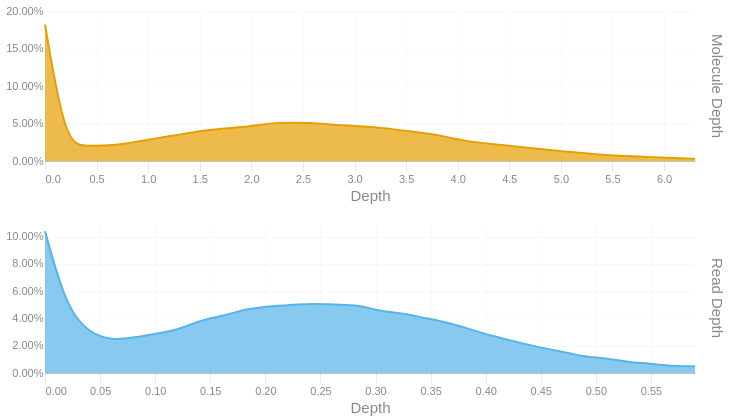

Notebook source saved alongside this figure:
### Code cell
readdep = depth_hist(tb['Read Depth'], q99, 3)
readdep = readdep.with_columns(pl.lit('Read Depth').alias('Metric'))
if not SKIPLR:
    moldep = depth_hist(tb['Molecule Depth'], mol_q99, 1)
    moldep = moldep.with_columns(pl.lit('Molecule Depth').alias('Metric'))
    _hist = pl.concat([readdep, moldep])
    _hist = _hist.filter(pl.col('Proportion') != 0)
    with SafeRender(_hist):
        (
            alt.Chart(_hist)        
            .mark_area(interpolate = "basis")
            .encode(
                x=alt.X('Bin:Q').scale(domainMin=0).axis(alt.Axis(title='Depth')),
                y = alt.Y('Proportion:Q', title = None).axis(format = '.2%'),
                color = alt.Color('Metric:N').legend(None),
                row = alt.Row("Metric:N").header(title = None, labelOrient = 'right'),
                tooltip = [
                    alt.Tooltip("Metric:N", title = "Metric"),
                    alt.Tooltip('Interval:N', title = "Depth Interval"),
                    alt.Tooltip('Proportion:Q', title = "% Alignments").format('.2%')
                ]
            )
            .resolve_scale(x='independent', y='independent')
            .properties(
                height = 150, width = 650,
                usermeta={'embedOptions': {'downloadFileName': f'{samplename}.depth.hist'}}
            )
        ).display()
else:
    readdep = readdep.filter(pl.col('Proportion') != 0)
    with SafeRender(readdep):
        (
            alt.Chart(readdep)        
            .mark_area(interpolate = "basis")
            .encode(
                x=alt.X('Bin:Q').scale(domainMin=0).axis(alt.Axis(title='Depth')),
                y = alt.Y('Proportion:Q', title = None).axis(format = '.2%'),
                tooltip = [
                    alt.Tooltip('Interval:N', title = "Depth Interval"),
                    alt.Tooltip('Proportion:Q', title = "% Alignments").format('.2%')
                ]
            )
            .properties(
                usermeta={'embedOptions': {'downloadFileName': f'{samplename}.depth.hist'}}
            )
        ).display()

### Figure 1 — Vega-Lite specification as saved in the notebook (floating-point values rounded to 4 significant figures)
{"width": 650, "height": 150, "config": {"title": {"anchor": "start", "dy": -15, "fontSize": 18, "color": "#888888", "subtitleColor": "#888888", "subtitleFontSize": 14}, "arc": {"fill": "#0072B2"}, "axis": {"domainColor": "#888888", "domainWidth": 0.5, "gridWidth": 0.2, "grid": false, "titleFontWeight": 400, "titleFontSize": 15, "labelFontSize": 11, "labelColor": "#888888", "tickColor": "#888888", "tickWidth": 0.2, "titleColor": "#888888"}, "axisBand": {"grid": false}, "axisX": {"grid": true, "tickSize": 10, "domainCap": "round"}, "axisY": {"domain": false, "grid": true, "tickSize": 0, "domainCap": "round"}, "background": "transparent", "header": {"labelFontSize": 15, "labelColor": "#888888", "titleFontSize": 15, "titleFontWeight": 600, "titleColor": "#888888"}, "legend": {"labelFont": "sans-serif", "labelFontSize": 12, "labelColor": "#888888", "symbolSize": 100, "symbolType": "circle", "titleFontSize": 12, "titlePadding": 10, "titleColor": "#888888", "title": null}, "range": {"category": ["#E69F00", "#56B4E9", "#009E73", "#F0E442", "#0072B2", "#D55E00", "#CC79A7", "#000000"], "diverging": ["#cfe8f3", "#a2d4ec", "#73bfe2", "#46abdb", "#1696d2", "#12719e"]}, "area": {"fill": "#0072B2", "fillOpacity": 0.7, "line": true, "strokeOpacity": 0.7}, "line": {"color": "#0072B2", "stroke": "#0072B2", "strokeWidth": 2}, "trail": {"color": "#0072B2", "stroke": "#0072B2", "strokeWidth": 0, "size": 1}, "point": {"filled": true, "fillOpacity": 1.0, "size": 95}, "text": {"color": "#888888", "fontSize": 11, "align": "right", "fontWeight": 400, "size": 11}, "bar": {"fill": "#0072B2", "stroke": null}, "view": {"stroke": null, "continuousWidth": 660, "continuousHeight": 400}}, "data": {"name": "data-1299f8339566e75fa35de436065c0297"}, "mark": {"type": "area", "interpolate": "basis"}, "encoding": {"color": {"field": "Metric", "legend": null, "type": "nominal"}, "row": {"field": "Metric", "header": {"title": null, "labelOrient": "right"}, "type": "nominal"}, "tooltip": [{"field": "Metric", "title": "Metric", "type": "nominal"}, {"field": "Interval", "title": "Depth Interval", "type": "nominal"}, {"field": "Proportion", "format": ".2%", "title": "% Alignments", "type": "quantitative"}], "x": {"axis": {"title": "Depth"}, "field": "Bin", "scale": {"domainMin": 0}, "type": "quantitative"}, "y": {"axis": {"format": ".2%"}, "field": "Proportion", "title": null, "type": "quantitative"}}, "resolve": {"scale": {"x": "independent", "y": "independent"}}, "usermeta": {"embedOptions": {"downloadFileName": "TF26LRJL0069_50B_L_10484332_23Y22YLT4_L7.depth.hist"}}, "$schema": "https://vega.github.io/schema/vega-lite/v6.4.1.json", "datasets": {"data-1299f8339566e75fa35de436065c0297": [{"Bin": 0.0, "Interval": "0.0-0.02", "Proportion": 0.104, "Metric": "Read Depth"}, {"Bin": 0.02, "Interval": "0.02-0.041", "Proportion": 0.046, "Metric": "Read Depth"}, {"Bin": 0.041, "Interval": "0.041-0.061", "Proportion": 0.029, "Metric": "Read Depth"}, {"Bin": 0.061, "Interval": "0.061-0.081", "Proportion": 0.024, "Metric": "Read Depth"}, {"Bin": 0.081, "Interval": "0.081-0.102", "Proportion": 0.026, "Metric": "Read Depth"}, {"Bin": 0.102, "Interval": "0.102-0.122", "Proportion": 0.029, "Metric": "Read Depth"}, {"Bin": 0.122, "Interval": "0.122-0.142", "Proportion": 0.032, "Metric": "Read Depth"}, {"Bin": 0.142, "Interval": "0.142-0.163", "Proportion": 0.039, "Metric": "Read Depth"}, {"Bin": 0.163, "Interval": "0.163-0.183", "Proportion": 0.042, "Metric": "Read Depth"}, {"Bin": 0.183, "Interval": "0.183-0.203", "Proportion": 0.047, "Metric": "Read Depth"}, {"Bin": 0.203, "Interval": "0.203-0.224", "Proportion": 0.049, "Metric": "Read Depth"}, {"Bin": 0.224, "Interval": "0.224-0.244", "Proportion": 0.05, "Metric": "Read Depth"}, {"Bin": 0.244, "Interval": "0.244-0.264", "Proportion": 0.051, "Metric": "Read Depth"}, {"Bin": 0.264, "Interval": "0.264-0.285", "Proportion": 0.05, "Metric": "Read Depth"}, {"Bin": 0.285, "Interval": "0.285-0.305", "Proportion": 0.05, "Metric": "Read Depth"}, {"Bin": 0.305, "Interval": "0.305-0.325", "Proportion": 0.045, "Metric": "Read Depth"}, {"Bin": 0.325, "Interval": "0.325-0.346", "Proportion": 0.044, "Metric": "Read Depth"}, {"Bin": 0.346, "Interval": "0.346-0.366", "Proportion": 0.04, "Metric": "Read Depth"}, {"Bin": 0.366, "Interval": "0.366-0.386", "Proportion": 0.037, "Metric": "Read Depth"}, {"Bin": 0.386, "Interval": "0.386-0.407", "Proportion": 0.032, "Metric": "Read Depth"}, {"Bin": 0.407, "Interval": "0.407-0.427", "Proportion": 0.027, "Metric": "Read Depth"}, {"Bin": 0.427, "Interval": "0.427-0.447", "Proportion": 0.023, "Metric": "Read Depth"}, {"Bin": 0.447, "Interval": "0.447-0.468", "Proportion": 0.019, "Metric": "Read Depth"}, {"Bin": 0.468, "Interval": "0.468-0.488", "Proportion": 0.016, "Metric": "Read Depth"}, {"Bin": 0.488, "Interval": "0.488-0.508", "Proportion": 0.012, "Metric": "Read Depth"}, {"Bin": 0.508, "Interval": "0.508-0.529", "Proportion": 0.011, "Metric": "Read Depth"}, {"Bin": 0.529, "Interval": "0.529-0.549", "Proportion": 0.008, "Metric": "Read Depth"}, {"Bin": 0.549, "Interval": "0.549-0.569", "Proportion": 0.007, "Metric": "Read Depth"}, {"Bin": 0.569, "Interval": "0.569-0.59", "Proportion": 0.005, "Metric": "Read Depth"}, {"Bin": 0.59, "Interval": "0.59-0.61", "Proportion": 0.005, "Metric": "Read Depth"}, {"Bin": 0.0, "Interval": "0.0-0.2", "Proportion": 0.182, "Metric": "Molecule Depth"}, {"Bin": 0.2, "Interval": "0.2-0.4", "Proportion": 0.021, "Metric": "Molecule Depth"}, {"Bin": 0.4, "Interval": "0.4-0.7", "Proportion": 0.02, "Metric": "Molecule Depth"}, {"Bin": 0.7, "Interval": "0.7-0.9", "Proportion": 0.021, "Metric": "Molecule Depth"}, {"Bin": 0.9, "Interval": "0.9-1.1", "Proportion": 0.026, "Metric": "Molecule Depth"}, {"Bin": 1.1, "Interval": "1.1-1.3", "Proportion": 0.031, "Metric": "Molecule Depth"}, {"Bin": 1.3, "Interval": "1.3-1.5", "Proportion": 0.035, "Metric": "Molecule Depth"}, {"Bin": 1.5, "Interval": "1.5-1.7", "Proportion": 0.04, "Metric": "Molecule Depth"}, {"Bin": 1.7, "Interval": "1.7-2.0", "Proportion": 0.043, "Metric": "Molecule Depth"}, {"Bin": 2.0, "Interval": "2.0-2.2", "Proportion": 0.046, "Metric": "Molecule Depth"}, {"Bin": 2.2, "Interval": "2.2-2.4", "Proportion": 0.051, "Metric": "Molecule Depth"}, {"Bin": 2.4, "Interval": "2.4-2.6", "Proportion": 0.051, "Metric": "Molecule Depth"}, {"Bin": 2.6, "Interval": "2.6-2.8", "Proportion": 0.051, "Metric": "Molecule Depth"}, {"Bin": 2.8, "Interval": "2.8-3.0", "Proportion": 0.048, "Metric": "Molecule Depth"}, {"Bin": 3.0, "Interval": "3.0-3.3", "Proportion": 0.047, "Metric": "Molecule Depth"}, {"Bin": 3.3, "Interval": "3.3-3.5", "Proportion": 0.044, "Metric": "Molecule Depth"}, {"Bin": 3.5, "Interval": "3.5-3.7", "Proportion": 0.04, "Metric": "Molecule Depth"}, {"Bin": 3.7, "Interval": "3.7-3.9", "Proportion": 0.037, "Metric": "Molecule Depth"}, {"Bin": 3.9, "Interval": "3.9-4.1", "Proportion": 0.032, "Metric": "Molecule Depth"}, {"Bin": 4.1, "Interval": "4.1-4.3", "Proportion": 0.026, "Metric": "Molecule Depth"}, {"Bin": 4.3, "Interval": "4.3-4.6", "Proportion": 0.023, "Metric": "Molecule Depth"}, {"Bin": 4.6, "Interval": "4.6-4.8", "Proportion": 0.019, "Metric": "Molecule Depth"}, {"Bin": 4.8, "Interval": "4.8-5.0", "Proportion": 0.016, "Metric": "Molecule Depth"}, {"Bin": 5.0, "Interval": "5.0-5.2", "Proportion": 0.013, "Metric": "Molecule Depth"}, {"Bin": 5.2, "Interval": "5.2-5.4", "Proportion": 0.011, "Metric": "Molecule Depth"}, {"Bin": 5.4, "Interval": "5.4-5.6", "Proportion": 0.008, "Metric": "Molecule Depth"}, {"Bin": 5.6, "Interval": "5.6-5.9", "Proportion": 0.007, "Metric": "Molecule Depth"}, {"Bin": 5.9, "Interval": "5.9-6.1", "Proportion": 0.005, "Metric": "Molecule Depth"}, {"Bin": 6.1, "Interval": "6.1-6.3", "Proportion": 0.004, "Metric": "Molecule Depth"}, {"Bin": 6.3, "Interval": "6.3-6.51", "Proportion": 0.003, "Metric": "Molecule Depth"}]}}
